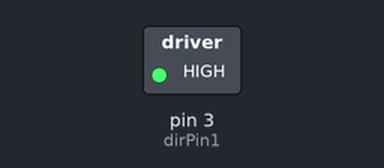
This sketch was run on a simulated Arduino Uno, built with avr-gcc and run on an emulated ATmega328P. Shown: switched loads named in the sketch (green lamp = pin HIGH). Pins used as bus, display or sensor lines are not drawn.

Above: at 0.8 s.
At 6.1 s:
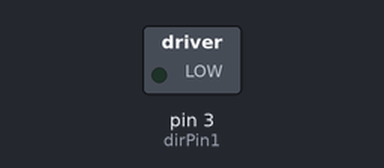
Timing chart, 0 to 8.1 s (numbered marks = the images above):
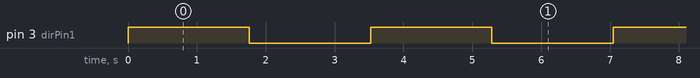

Measured:
- by itself, pin 3 (dirPin1): alternates HIGH for 1.8 s and LOW for 1.8 s

The sketch:

StepperMotor.ino
```cpp
int dirPin1 = 3;
int stepperPin1 = 2;
void setup() {
  pinMode(dirPin1, OUTPUT);
  pinMode(stepperPin1, OUTPUT);
}

void step(boolean dir,int steps){
  digitalWrite(dirPin1,dir);
  delay(50);
  for(int i=0;i<steps;i++){
    digitalWrite(stepperPin1, HIGH);
    delayMicroseconds(100);
    digitalWrite(stepperPin1, LOW);
    delayMicroseconds(100);
    delay(1);
  }
}

void loop(){
  step(true,200*5);
  delay(500);
  step(false,200*5);
  delay(500);
}
```
